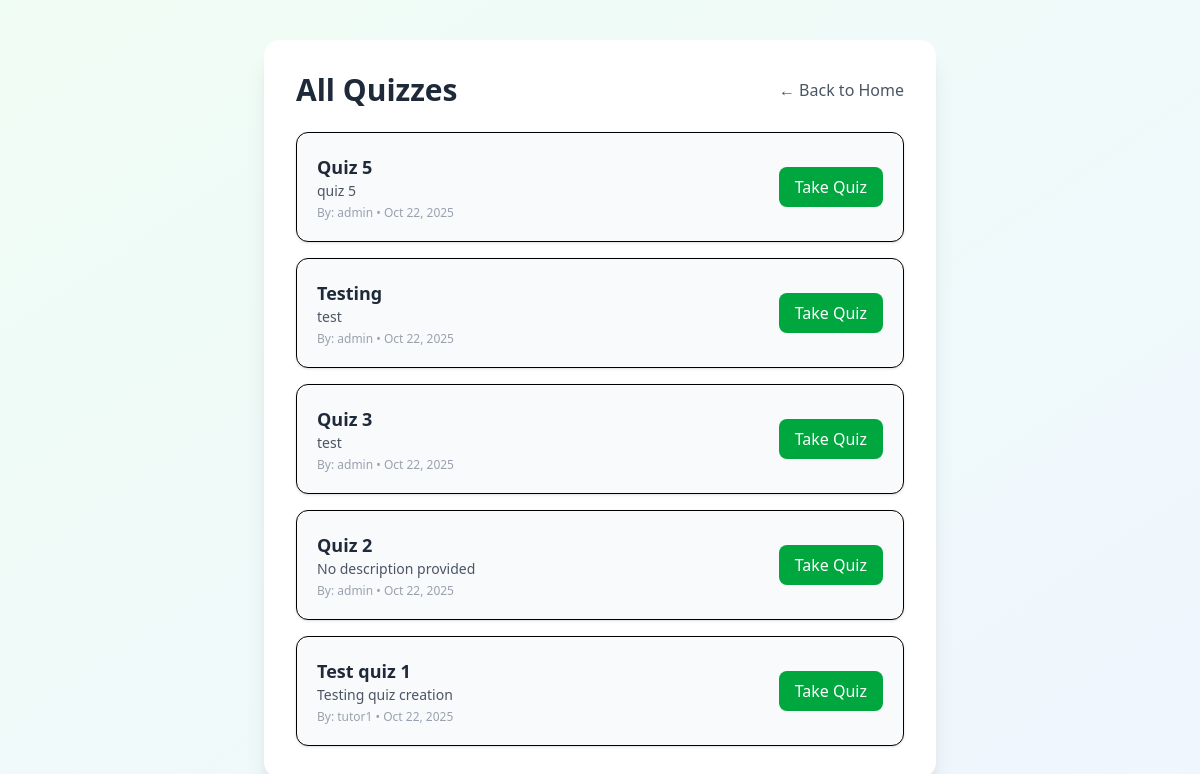
Before: /quiz/all_quizzes/ (signed in) with the older database file.
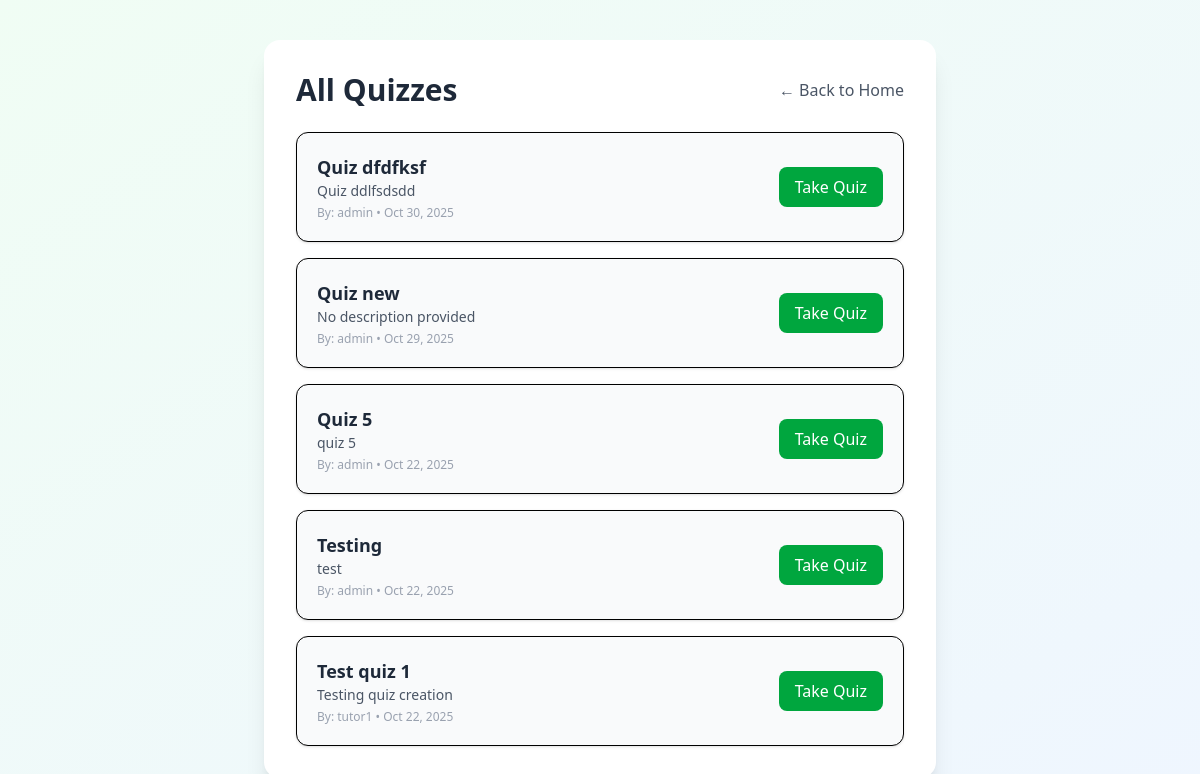
After: the same page with the newer database file.
### quiz/models.py (models this page shows, shortened)
class Quiz(models.Model):
    tutor = models.ForeignKey(
        settings.AUTH_USER_MODEL,
        on_delete=models.CASCADE,
        related_name='quizzes',
        limit_choices_to={'role': 'tutor'}
    )
    title = models.CharField(max_length=255)
    description = models.TextField(blank=True)
    created_at = models.DateTimeField(auto_now_add=True)

### auth_app/models.py (models this page shows, shortened)
class User(AbstractUser):
    ROLE_CHOICES = (
        ('student', 'Student'),
        ('tutor', 'Tutor'),
    )
    role = models.CharField(max_length=10, choices=ROLE_CHOICES)

### quiz/views.py (the view)
# urls.py: path('all_quizzes/', all_quizzes_view, name='all_quizzes'),
@login_required
def all_quizzes_view(request):
    quizzes = Quiz.objects.all().order_by('-created_at')
    return render(request, 'all_quizzes.html', {'quizzes': quizzes})

### quiz/templates/all_quizzes.html (shortened to what this page needs)
{% load static %}
<!DOCTYPE html>
<html lang="en">
<head>
  <link rel="stylesheet" href="{% static 'dist/output.css' %}">
</head>
<body class="bg-linear-to-br from-green-50 to-blue-50 min-h-screen flex flex-col items-center py-10 px-4">
  <div class="w-full max-w-2xl bg-white rounded-2xl shadow-xl p-6 sm:p-8 space-y-6">
        <div class="flex flex-col sm:flex-row justify-between items-center gap-3">
            <h1 class="text-2xl sm:text-3xl font-bold text-gray-800 text-center sm:text-left">
                All Quizzes
            </h1>
            <a href="{% url 'home' %}" class="text-gray-600 hover:text-gray-800 hover:underline text-md">
                ← Back to Home
            </a>
        </div>
        {% if quizzes %}
        <div id="quiz-list" class="space-y-4">
            {% for quiz in quizzes %}
            <div class="border rounded-xl shadow-sm bg-gray-50 hover:shadow-md transition p-5">
                <div class="flex flex-col sm:flex-row sm:items-center sm:justify-between gap-3">
                    <div>
                        <h2 class="text-lg font-semibold text-gray-800">{{ quiz.title }}</h2>
                        <p class="text-sm text-gray-600">{{ quiz.description|default:"No description provided" }}</p>
                        <p class="text-xs text-gray-400 mt-1">
                        By: {{ quiz.tutor.username }} • {{ quiz.created_at|date:"M d, Y" }}
                        </p>
                    </div>
                    <a href="{% url 'quiz_attempt' quiz.id %}" class="bg-green-600 text-white px-4 py-2 rounded-lg font-medium hover:bg-green-700 transition text-center">
                        Take Quiz
                    </a>
                </div>
            </div>
            {% endfor %}
        </div>
        {% else %}
        <p class="text-gray-600 text-center mt-10">No quizzes available right now.</p>
        {% endif %}
    </div>
</body>
</html>

Changed rows visible on the page:
removed Quiz: title "Quiz 3", description "test", tutor.username "admin", created_at "Oct 22, 2025"
removed Quiz: title "Quiz 2", description "No description provided", tutor.username "admin", created_at "Oct 22, 2025"
added Quiz: title "Quiz dfdfksf", description "Quiz ddlfsdsdd", tutor.username "admin", created_at "Oct 30, 2025"
added Quiz: title "Quiz new", description "No description provided", tutor.username "admin", created_at "Oct 29, 2025"
